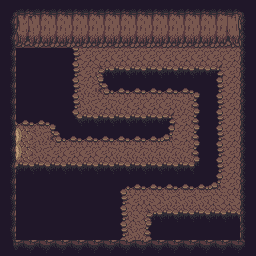

This game map was drawn from its Tiled (.tmx) file and the tilesets committed beside it. A one-line description and the full map source follow:
An orthogonal 16x16 tile map with 16x16 px tiles, 3 tile layers (Ground, Collision, Collision1) and 9 objects.

<map version="1.10" tiledversion="1.10.1" orientation="orthogonal" renderorder="right-down" width="16" height="16" tilewidth="16" tileheight="16" infinite="0" nextlayerid="7" nextobjectid="14">
 <tileset firstgid="1" source="cave.tsx" />
 <layer id="2" name="Ground" width="16" height="16">
  <data encoding="csv">
2147483649,2147483649,2147483649,2147483649,2147483649,2147483649,2147483649,2147483649,2147483649,2147483649,2147483649,2147483649,2147483649,2147483649,2147483649,2147483649,
2147483649,2147483649,2147483649,2147483649,2147483649,2147483649,2147483649,2147483649,2147483649,2147483649,2147483649,2147483649,2147483649,2147483649,2147483649,2147483649,
172,173,173,173,174,2147483649,2147483649,2147483649,2147483649,2147483649,2147483649,2147483649,2147483649,2147483649,2147483649,2147483649,
212,213,213,213,214,2147483649,2147483649,2147483649,2147483649,2147483649,2147483649,2147483649,2147483649,2147483649,2147483649,2147483649,
212,213,213,213,214,2147483649,172,173,173,173,173,173,173,174,2147483649,2147483649,
212,213,213,213,214,2147483776,252,253,253,253,253,253,176,214,2147483649,2147483649,
212,213,213,213,214,128,2147483649,2147483776,2147483649,2147483649,2147483649,2147483776,212,214,2147483649,2147483649,
252,253,253,176,215,173,173,173,173,173,174,2147483649,212,214,2147483649,2147483649,
128,121,128,252,253,253,253,253,253,253,254,2147483649,212,214,2147483649,2147483649,
128,121,128,2147483649,2147483649,2147483649,2147483649,2147483776,2147483776,2147483776,2147483776,2147483776,212,214,2147483649,2147483649,
172,173,173,173,173,173,173,173,173,173,173,173,216,214,2147483649,2147483649,
212,213,213,213,213,213,213,175,253,253,253,253,253,254,2147483649,2147483649,
212,213,213,213,213,213,213,214,2147483649,1,128,128,128,1,1,128,
212,213,213,213,213,213,213,214,1,172,173,173,173,173,173,174,
212,213,213,213,213,213,213,214,128,212,213,213,213,213,213,214,
252,253,253,253,253,253,253,254,2147483649,252,253,253,253,253,253,254
</data>
 </layer>
 <layer id="4" name="Collision" width="16" height="16">
  <data encoding="csv">
0,2147483731,2147483731,2147483731,2147483731,2147483731,2147483731,2147483731,2147483731,2147483731,2147483731,2147483731,2147483731,2147483731,2147483731,0,
0,2147483772,2147483771,2147483771,2147483771,2147483771,2147483771,2147483771,2147483771,2147483771,2147483771,2147483771,2147483771,2147483771,2147483770,0,
0,2147483852,2147483851,2147483851,2147483851,2147483851,2147483851,2147483851,2147483851,2147483851,2147483851,2147483851,2147483851,2147483851,2147483850,0,
0,0,0,0,0,0,0,0,0,0,0,0,0,0,0,0,
0,0,0,0,0,0,0,0,0,0,0,0,0,0,0,0,
0,0,0,0,0,0,0,0,0,0,0,0,0,0,0,0,
0,0,0,0,0,0,0,0,0,0,0,0,0,0,0,0,
0,0,0,0,0,0,0,0,0,0,0,0,0,0,0,0,
0,0,0,0,0,0,0,0,0,0,0,0,0,0,0,0,
0,0,0,0,0,0,0,0,0,0,0,0,0,0,0,0,
0,0,0,0,0,0,0,0,0,0,0,0,0,0,0,0,
0,0,0,0,0,0,0,0,0,0,0,0,0,0,0,0,
0,0,0,0,0,0,0,0,0,0,0,0,0,0,0,0,
0,0,0,0,0,0,0,0,0,0,0,0,0,0,0,0,
0,0,0,0,0,0,0,0,0,0,0,0,0,0,0,0,
0,0,0,0,0,0,0,0,0,0,0,0,0,0,0,0
</data>
 </layer>
 <layer id="3" name="Collision1" width="16" height="16">
  <data encoding="csv">
2147483654,0,0,0,0,0,0,0,0,0,0,0,0,0,0,2147483653,
2147483690,0,0,0,0,0,0,0,0,0,0,0,0,0,0,2147483692,
2147483690,0,0,0,0,0,0,0,0,0,0,0,0,0,0,2147483692,
2147483690,0,0,0,0,0,0,0,0,0,0,0,0,0,0,2147483692,
2147483690,0,0,0,0,0,0,0,0,0,0,0,0,0,0,2147483692,
2147483690,0,0,0,0,0,0,0,0,0,0,0,0,0,0,2147483692,
2147483690,0,0,0,0,0,0,0,0,0,0,0,0,0,0,2147483692,
2147483690,0,0,0,0,0,0,0,0,0,0,0,0,0,0,2147483692,
2147483690,0,0,0,0,0,0,0,0,0,0,0,0,0,0,2147483692,
2147483690,0,0,0,0,0,0,0,0,0,0,0,0,0,0,2147483692,
2147483690,0,0,0,0,0,0,0,0,0,0,0,0,0,0,2147483692,
2147483690,0,0,0,0,0,0,0,0,0,0,0,0,0,0,2147483692,
2147483690,0,0,0,0,0,0,0,0,0,0,0,0,0,0,2147483692,
2147483690,0,0,0,0,0,0,0,0,0,0,0,0,0,0,2147483692,
2147483690,0,0,0,0,0,0,0,0,0,0,0,0,0,0,2147483692,
2147483694,2147483651,2147483651,2147483651,2147483651,2147483651,2147483651,2147483651,2147483651,2147483651,2147483651,2147483651,2147483651,2147483651,2147483651,2147483693
</data>
 </layer>
 <objectgroup id="5" name="Hole">
  <object id="2" x="16" y="48">
   <polygon points="0,0 56,0 56.3333,72.3333 152,72 152,87.3333 46.6667,88 36.6667,73 1.33333,72.6667" />
  </object>
  <object id="3" x="16" y="240">
   <polygon points="0,0 0.666667,-72.6667 183,-73.3333 183.333,-149.333 95,-149.333 88.3333,-166 199.333,-167.333 199.333,-60.3333 104.333,-55.6667 103.667,-1.33333" />
  </object>
  <object id="4" x="240" y="240">
   <polygon points="0,0 -0.333333,-24.3333 -87.3333,-24 -87.3333,-1.33333" />
  </object>
 </objectgroup>
 <objectgroup id="6" name="Collisions">
  <object id="6" x="16" y="0" width="224" height="48" />
  <object id="7" x="240" y="0" width="16" height="256" />
  <object id="8" x="0" y="240" width="124.333" height="16" />
  <object id="9" x="0" y="0" width="16" height="128" />
  <object id="12" x="149.667" y="240" width="106.333" height="16" />
  <object id="13" x="0" y="160" width="16" height="96" />
 </objectgroup>
</map>
